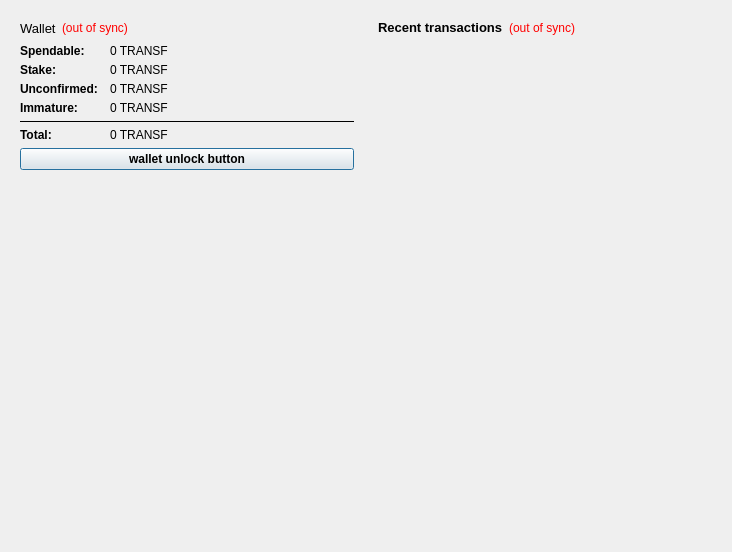
<?xml version="1.0" encoding="UTF-8"?>
<ui version="4.0">
 <class>OverviewPage</class>
 <widget class="QWidget" name="OverviewPage">
  <property name="geometry">
   <rect>
    <x>0</x>
    <y>0</y>
    <width>732</width>
    <height>552</height>
   </rect>
  </property>
  <property name="windowTitle">
   <string>Form</string>
  </property>
  <layout class="QHBoxLayout" name="horizontalLayout" stretch="0,0">
   <property name="topMargin">
    <number>9</number>
   </property>
   <property name="bottomMargin">
    <number>300</number>
   </property>
   <item>
    <layout class="QVBoxLayout" name="verticalLayout_2">
     <item>
      <widget class="QFrame" name="frame">
       <property name="frameShape">
        <enum>QFrame::NoFrame</enum>
       </property>
       <property name="frameShadow">
        <enum>QFrame::Raised</enum>
       </property>
       <layout class="QVBoxLayout" name="verticalLayout_4">
        <item>
         <layout class="QHBoxLayout" name="horizontalLayout_4">
          <item>
           <widget class="QLabel" name="label_5">
            <property name="font">
             <font>
              <pointsize>10</pointsize>
             </font>
            </property>
            <property name="text">
             <string>Wallet</string>
            </property>
           </widget>
          </item>
          <item>
           <widget class="QLabel" name="labelWalletStatus">
            <property name="toolTip">
             <string>The displayed information may be out of date. Your wallet automatically synchronizes with the TransformersCoin network after a connection is established, but this process has not completed yet.</string>
            </property>
            <property name="styleSheet">
             <string notr="true">QLabel { color: red; }</string>
            </property>
            <property name="text">
             <string notr="true">(out of sync)</string>
            </property>
            <property name="alignment">
             <set>Qt::AlignLeading|Qt::AlignLeft|Qt::AlignVCenter</set>
            </property>
           </widget>
          </item>
          <item>
           <spacer name="horizontalSpacer_2">
            <property name="orientation">
             <enum>Qt::Horizontal</enum>
            </property>
            <property name="sizeHint" stdset="0">
             <size>
              <width>40</width>
              <height>20</height>
             </size>
            </property>
           </spacer>
          </item>
         </layout>
        </item>
        <item>
         <layout class="QFormLayout" name="formLayout_2">
          <property name="fieldGrowthPolicy">
           <enum>QFormLayout::AllNonFixedFieldsGrow</enum>
          </property>
          <property name="horizontalSpacing">
           <number>12</number>
          </property>
          <property name="verticalSpacing">
           <number>5</number>
          </property>
          <item row="0" column="0">
           <widget class="QLabel" name="label">
            <property name="font">
             <font>
              <weight>75</weight>
              <bold>true</bold>
             </font>
            </property>
            <property name="text">
             <string>Spendable:</string>
            </property>
           </widget>
          </item>
          <item row="0" column="1">
           <widget class="QLabel" name="labelBalance">
            <property name="cursor">
             <cursorShape>IBeamCursor</cursorShape>
            </property>
            <property name="toolTip">
             <string>Your current spendable balance</string>
            </property>
            <property name="text">
             <string notr="true">0 TRANSF</string>
            </property>
            <property name="textInteractionFlags">
             <set>Qt::LinksAccessibleByMouse|Qt::TextSelectableByKeyboard|Qt::TextSelectableByMouse</set>
            </property>
           </widget>
          </item>
          <item row="1" column="0">
           <widget class="QLabel" name="label_6">
            <property name="font">
             <font>
              <weight>75</weight>
              <bold>true</bold>
             </font>
            </property>
            <property name="text">
             <string>Stake:</string>
            </property>
           </widget>
          </item>
          <item row="1" column="1">
           <widget class="QLabel" name="labelStake">
            <property name="font">
             <font>
              <weight>50</weight>
              <bold>false</bold>
             </font>
            </property>
            <property name="cursor">
             <cursorShape>IBeamCursor</cursorShape>
            </property>
            <property name="toolTip">
             <string>Total of coins that was staked, and do not yet count toward the current balance</string>
            </property>
            <property name="text">
             <string notr="true">0 TRANSF</string>
            </property>
            <property name="textInteractionFlags">
             <set>Qt::LinksAccessibleByMouse|Qt::TextSelectableByKeyboard|Qt::TextSelectableByMouse</set>
            </property>
           </widget>
          </item>
          <item row="2" column="0">
           <widget class="QLabel" name="label_3">
            <property name="font">
             <font>
              <weight>75</weight>
              <bold>true</bold>
             </font>
            </property>
            <property name="text">
             <string>Unconfirmed:</string>
            </property>
           </widget>
          </item>
          <item row="2" column="1">
           <widget class="QLabel" name="labelUnconfirmed">
            <property name="font">
             <font>
              <weight>50</weight>
              <bold>false</bold>
             </font>
            </property>
            <property name="cursor">
             <cursorShape>IBeamCursor</cursorShape>
            </property>
            <property name="toolTip">
             <string>Total of transactions that have yet to be confirmed, and do not yet count toward the current balance</string>
            </property>
            <property name="text">
             <string notr="true">0 TRANSF</string>
            </property>
            <property name="textInteractionFlags">
             <set>Qt::LinksAccessibleByMouse|Qt::TextSelectableByKeyboard|Qt::TextSelectableByMouse</set>
            </property>
           </widget>
          </item>
          <item row="3" column="0">
           <widget class="QLabel" name="labelImmatureText">
            <property name="font">
             <font>
              <weight>75</weight>
              <bold>true</bold>
             </font>
            </property>
            <property name="text">
             <string>Immature:</string>
            </property>
           </widget>
          </item>
          <item row="3" column="1">
           <widget class="QLabel" name="labelImmature">
            <property name="font">
             <font>
              <weight>50</weight>
              <bold>false</bold>
             </font>
            </property>
            <property name="toolTip">
             <string>Mined balance that has not yet matured</string>
            </property>
            <property name="text">
             <string notr="true">0 TRANSF</string>
            </property>
            <property name="textInteractionFlags">
             <set>Qt::LinksAccessibleByMouse|Qt::TextSelectableByKeyboard|Qt::TextSelectableByMouse</set>
            </property>
           </widget>
          </item>
          <item row="4" column="0" colspan="2">
           <widget class="Line" name="line">
            <property name="frameShadow">
             <enum>QFrame::Plain</enum>
            </property>
            <property name="orientation">
             <enum>Qt::Horizontal</enum>
            </property>
           </widget>
          </item>
          <item row="5" column="0">
           <widget class="QLabel" name="labelTotalText">
            <property name="font">
             <font>
              <weight>75</weight>
              <bold>true</bold>
             </font>
            </property>
            <property name="text">
             <string>Total:</string>
            </property>
           </widget>
          </item>
          <item row="5" column="1">
           <widget class="QLabel" name="labelTotal">
            <property name="font">
             <font>
              <weight>50</weight>
              <bold>false</bold>
             </font>
            </property>
            <property name="cursor">
             <cursorShape>IBeamCursor</cursorShape>
            </property>
            <property name="toolTip">
             <string>Your current total balance</string>
            </property>
            <property name="text">
             <string notr="true">0 TRANSF</string>
            </property>
            <property name="textInteractionFlags">
             <set>Qt::LinksAccessibleByMouse|Qt::TextSelectableByKeyboard|Qt::TextSelectableByMouse</set>
            </property>
           </widget>
          </item>
         </layout>
        </item>
        <item>
         <widget class="QPushButton" name="unlockWalletButton">
          <property name="sizePolicy">
           <sizepolicy hsizetype="Minimum" vsizetype="Fixed">
            <horstretch>0</horstretch>
            <verstretch>0</verstretch>
           </sizepolicy>
          </property>
          <property name="maximumSize">
           <size>
            <width>16777214</width>
            <height>16777214</height>
           </size>
          </property>
          <property name="font">
           <font>
            <weight>75</weight>
            <bold>true</bold>
           </font>
          </property>
          <property name="toolTip">
           <string/>
          </property>
          <property name="text">
           <string>wallet unlock button</string>
          </property>
          <property name="checkable">
           <bool>false</bool>
          </property>
          <property name="autoDefault">
           <bool>false</bool>
          </property>
          <property name="default">
           <bool>true</bool>
          </property>
          <property name="flat">
           <bool>false</bool>
          </property>
         </widget>
        </item>
       </layout>
      </widget>
     </item>
     <item>
      <spacer name="verticalSpacer_4">
       <property name="orientation">
        <enum>Qt::Vertical</enum>
       </property>
       <property name="sizeHint" stdset="0">
        <size>
         <width>20</width>
         <height>40</height>
        </size>
       </property>
      </spacer>
     </item>
     <item>
      <spacer name="verticalSpacer">
       <property name="orientation">
        <enum>Qt::Vertical</enum>
       </property>
       <property name="sizeHint" stdset="0">
        <size>
         <width>20</width>
         <height>40</height>
        </size>
       </property>
      </spacer>
     </item>
    </layout>
   </item>
   <item>
    <layout class="QVBoxLayout" name="verticalLayout_3">
     <item>
      <widget class="QFrame" name="frame_2">
       <property name="frameShape">
        <enum>QFrame::NoFrame</enum>
       </property>
       <property name="frameShadow">
        <enum>QFrame::Raised</enum>
       </property>
       <layout class="QVBoxLayout" name="verticalLayout">
        <item>
         <layout class="QHBoxLayout" name="horizontalLayout_2">
          <item>
           <widget class="QLabel" name="label_4">
            <property name="font">
             <font>
              <pointsize>10</pointsize>
             </font>
            </property>
            <property name="text">
             <string>&lt;b&gt;Recent transactions&lt;/b&gt;</string>
            </property>
           </widget>
          </item>
          <item>
           <widget class="QLabel" name="labelTransactionsStatus">
            <property name="toolTip">
             <string>The displayed information may be out of date. Your wallet automatically synchronizes with the TransformersCoin network after a connection is established, but this process has not completed yet.</string>
            </property>
            <property name="styleSheet">
             <string notr="true">QLabel { color: red; }</string>
            </property>
            <property name="text">
             <string notr="true">(out of sync)</string>
            </property>
            <property name="alignment">
             <set>Qt::AlignRight|Qt::AlignTrailing|Qt::AlignVCenter</set>
            </property>
           </widget>
          </item>
          <item>
           <spacer name="horizontalSpacer">
            <property name="orientation">
             <enum>Qt::Horizontal</enum>
            </property>
            <property name="sizeHint" stdset="0">
             <size>
              <width>40</width>
              <height>20</height>
             </size>
            </property>
           </spacer>
          </item>
         </layout>
        </item>
        <item>
         <widget class="QListView" name="listTransactions">
          <property name="styleSheet">
           <string notr="true">QListView { background: transparent; }</string>
          </property>
          <property name="frameShape">
           <enum>QFrame::NoFrame</enum>
          </property>
          <property name="verticalScrollBarPolicy">
           <enum>Qt::ScrollBarAlwaysOff</enum>
          </property>
          <property name="horizontalScrollBarPolicy">
           <enum>Qt::ScrollBarAlwaysOff</enum>
          </property>
          <property name="selectionMode">
           <enum>QAbstractItemView::NoSelection</enum>
          </property>
         </widget>
        </item>
       </layout>
      </widget>
     </item>
    </layout>
   </item>
  </layout>
 </widget>
 <resources>
  <include location="../bitcoin.qrc"/>
 </resources>
 <connections/>
</ui>
